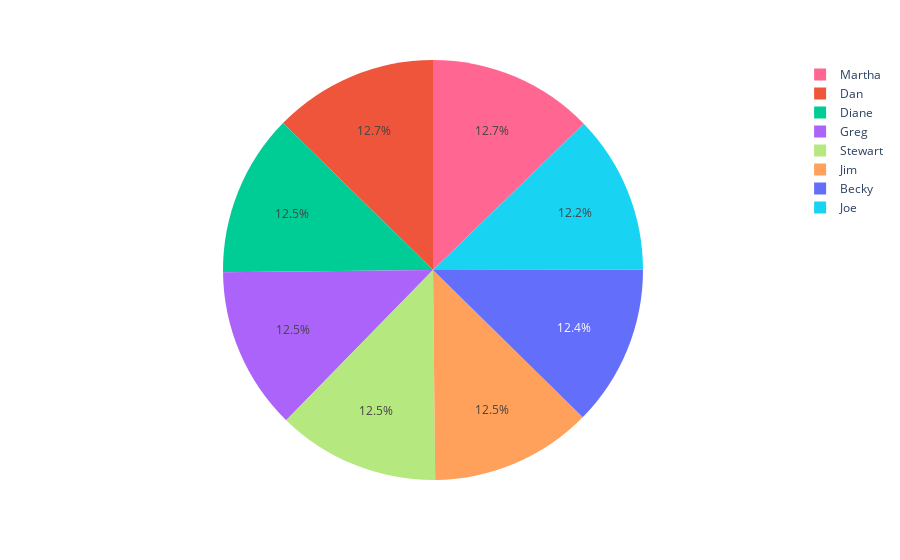

The code cell stored with this chart in its notebook:
### Code cell
df_agente=df_.groupby('Agente')['Calificación de satisfacción'].mean().reset_index()
fig=px.pie(df_agente,names='Agente',values='Calificación de satisfacción',color='Agente')
fig

### Figure 1 — Plotly figure (JSON) as saved in the notebook; plotly's stock layout.template omitted (floating-point values rounded to 4 significant figures)
{"data": [{"customdata": [["Becky"], ["Dan"], ["Diane"], ["Greg"], ["Jim"], ["Joe"], ["Martha"], ["Stewart"]], "domain": {"x": [0, 1], "y": [0, 1]}, "hovertemplate": "Agente=%{customdata[0]}<br>Calificación de satisfacción=%{value}<extra></extra>", "labels": ["Becky", "Dan", "Diane", "Greg", "Jim", "Joe", "Martha", "Stewart"], "legendgroup": "", "marker": {"colors": ["#636efa", "#EF553B", "#00cc96", "#ab63fa", "#FFA15A", "#19d3f3", "#FF6692", "#B6E880"]}, "name": "", "showlegend": true, "type": "pie", "values": [3.371, 3.447, 3.405, 3.404, 3.394, 3.331, 3.471, 3.4]}], "layout": {"legend": {"tracegroupgap": 0}, "margin": {"t": 60}}}
